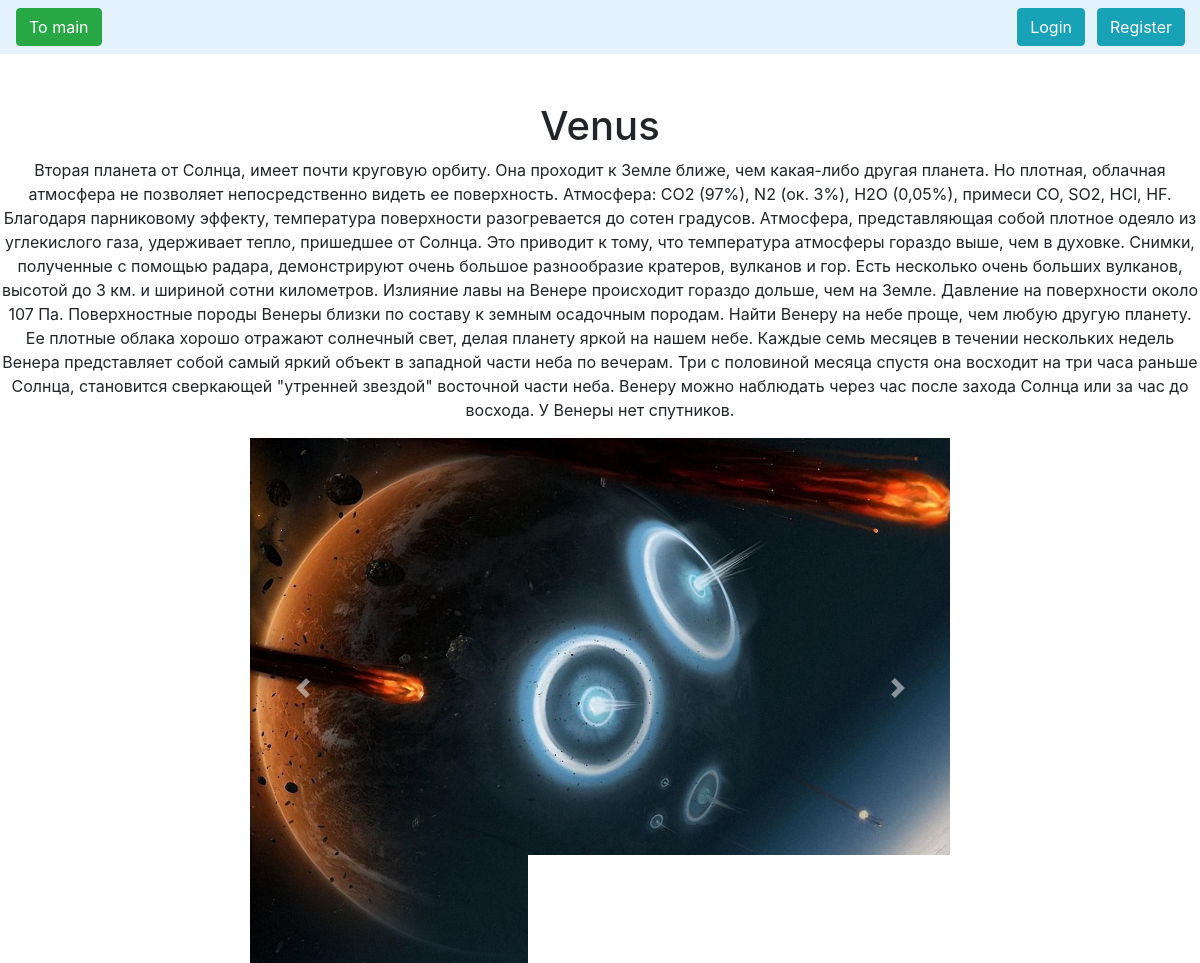
Page /flyfe/card/venus-slug1/ on the committed database.
### flyfe/models.py (models this page shows, shortened)
class Card(models.Model):
    title = models.CharField(max_length=150, db_index=True)
    slug = models.SlugField(max_length=150, blank=True, unique=True)
    body = models.TextField(blank=True, db_index=True)
    date_add = models.DateTimeField(auto_now_add=True)

### flyfe/views.py (the view)
# urls.py: path('card/<str:slug>/', CardDetail.as_view(), name='card_detail_url'),
class CardDetail(View):
    def get(self, request, slug):
        card = get_object_or_404(Card, slug__iexact=slug)
        return render(request, 'flyfe/card_detail.html', context={'card': card, 'detail': True})

### flyfe/templates/flyfe/card_detail.html (shortened to what this page needs)
{% extends 'flyfe/base_flyfe.html' %}
{% load static %}
{% block content %}
    <h1 class="mt-5 text-center">
        {{ card.title }}
    </h1>
    <p class="text-center">
        {{ card.body }}
    </p>
    <div id="carouselExampleControls" class="carousel slide" data-ride="carousel">
        <div class="carousel-inner">
            <div class="carousel-item active">
                <img class="d-block w-100" src="{% static 'images/planet-1.jpg' %}" alt="First slide">
            </div>
        </div>
        <a class="carousel-control-prev" href="#carouselExampleControls" role="button" data-slide="prev">
            <span class="carousel-control-prev-icon" aria-hidden="true"></span>
        </a>
        <a class="carousel-control-next" href="#carouselExampleControls" role="button" data-slide="next">
            <span class="carousel-control-next-icon" aria-hidden="true"></span>
        </a>
    </div>
{% endblock %}

### static/css/styles.css (style rules this page uses)
.carousel { width:700px; height:500px; margin: 0 auto; }

### rows in the picture
Card: title "Venus", body "Вторая планета от Солнца, имеет почти круговую орбиту. Она проходит к Земле ближе, чем какая-либо другая планета. Но плотная, облачная атмосфера не позволяет непосредственно видеть ее поверхность. Атмосфера: СО2 (97%), N2 (ок. 3%), H2O (0,05%), примеси CO, SO2, HCl, HF. Благодаря парниковому эффекту, температура поверхности разогревается до сотен градусов. Атмосфера, представляющая собой плотное одеяло из углекислого газа, удерживает тепло, пришедшее от Солнца. Это приводит к тому, что температура атмосферы гораздо выше, чем в духовке. Снимки, полученные с помощью радара, демонстрируют очень большое разнообразие кратеров, вулканов и гор. Есть несколько очень больших вулканов, высотой до 3…"
